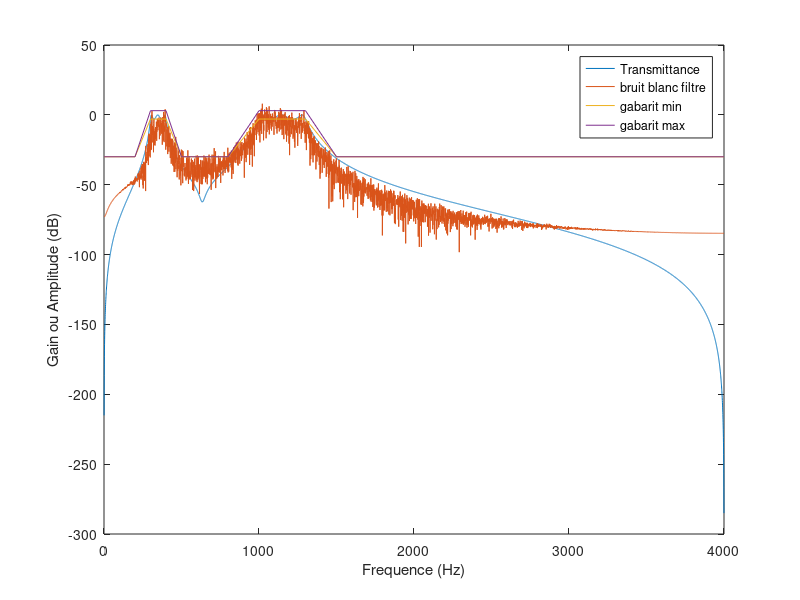

The MATLAB script that drew this image: (Note: this script raises an error after producing the figure.)
Fe = 8e3;

Xg = [0 200 300 400 500 800 1000 1300 1500 Fe/2];
Ygb = [-30 -30 -3 -3 -30 -30 -3 -3 -30 -30];
Ygh = [-30 -30 3 3 -30 -30 3 3 -30 -30];

[N1, Wn1] = cheb1ord([2*300/Fe 2*400/Fe], [2*200/Fe 2*500/Fe], 3, 30);
[N2, Wn2] = cheb1ord([2*1000/Fe 2*1300/Fe], [2*800/Fe 2*1500/Fe], 3, 30);
[B1, A1] = cheby1(N1, 3, Wn1);
[B2, A2] = cheby1(N2, 3, Wn2);

N = 8192;
[H1, W] = freqz(B1, A1, N); % calcul des filtres
[H2, W] = freqz(B2, A2, N);

blanc = rand(1, N) - 0.5;

X = 1 : N/2;
X = Fe * X / N;
Y1 = 20 * log10(abs(fft(filter(B1, A1, blanc))));
Y2 = 20 * log10(abs(fft(filter(B2, A2, blanc))));

Y = Y1 + Y2;
H = H1 + H2;
plot(W .* Fe / (2 * pi), 20 * log10(abs(H)), X, Y(1:N/2), Xg, Ygb, Xg, Ygh)
legend('Transmittance','bruit blanc filtre', 'gabarit min', 'gabarit max'); xlabel('Frequence (Hz)'); ylabel('Gain ou Amplitude (dB)');
print -dpng cheb1_1.png

plot(W .* Fe / (2 * pi), unwrap(10 * phase(H)) / 10)
legend('phase'); xlabel('Frequence (Hz)'); ylabel('Phase');
% Mais c'est pas lineaire.
print -dpng cheb1_2.png

t = 0 : 1/N : 1;
test = sin(2*pi*100*t) + sin(2*pi*350*t) + sin(2*pi*650*t) + sin(2*pi*1150*t) + sin(2*pi*1600*t);
t = Fe * t;
fft_test = 20*log10(abs(fft(test)));
f = 0 : N/2-1;
test_f1 = 20 * log10(abs(fft(filter(B1, A1, test))));
test_f2 = 20 * log10(abs(fft(filter(B2, A2, test))));
test_f = test_f1 + test_f2;
plot(f(2:end), fft_test(2:N/2), f(2:end), test_f(2:N/2));
legend('signal de test', 'signal de test filtre'); xlabel('Frequence (Hz)'); ylabel('Amplitude (dB)');
print -dpng cheb1_3.png
